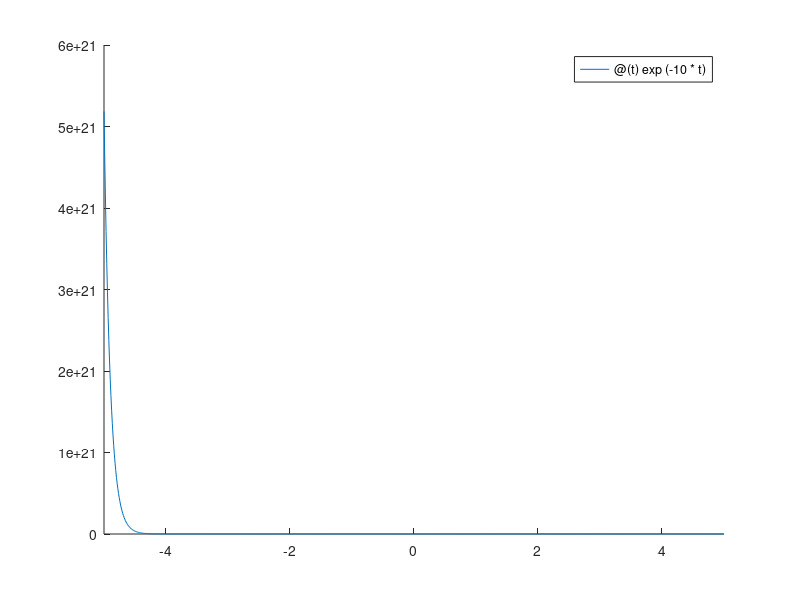

This chart was generated by the following MATLAB code: (Note: this script raises an error after producing the figure.)
format long

real_y = @(t) exp(-10*t);
f = @(t, y) -10*y;
a = 0;
b = 2;
h = 0.1;
w1 = 1;

compPlot = figure();
ax1 = axes('Parent', compPlot);
hold(ax1, 'on');

fplot(ax1, real_y);
euler(f, a, b, h, w1, ax1);

% ax = gca;
% ax.XAxisLocation = 'origin';
% ax.YAxisLocation = 'origin';
grid on;